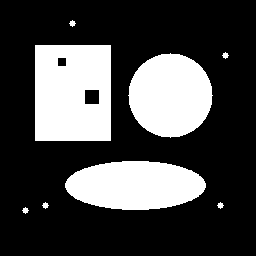
#> input picture assets/sample_images/sample_binary.png, 256 x 256 px
$ python connected_component_labeling.py
#> lines starting #> are read from the running program, lines starting #| are printed output that depends on the picture; after the words box and inside, x2 and y2 are one past the last pixel; in counts of white or black regions, pixels touching at a corner belong together
### examples/07_binary_image_processing/_utils.py
"""Shared helpers for chapter 7 binary image processing examples."""

from __future__ import annotations

import argparse
from pathlib import Path

import cv2
import numpy as np


ROOT = Path(__file__).resolve().parents[2]
SAMPLE_BINARY = ROOT / "assets" / "sample_images" / "sample_binary.png"
DEFAULT_OUTPUT_DIR = ROOT / "examples" / "output"


def ensure_sample() -> None:
    if SAMPLE_BINARY.exists():
        return
    SAMPLE_BINARY.parent.mkdir(parents=True, exist_ok=True)
    image = np.zeros((256, 256), dtype=np.uint8)
    cv2.rectangle(image, (35, 45), (110, 140), 255, -1)
    cv2.circle(image, (170, 95), 42, 255, -1)
    cv2.ellipse(image, (135, 185), (70, 24), 0, 0, 360, 255, -1)
    image[58:66, 58:66] = 0
    image[90:104, 85:99] = 0
    for x, y in [(25, 210), (45, 205), (225, 55), (220, 205), (72, 23)]:
        cv2.circle(image, (x, y), 3, 255, -1)
    cv2.imwrite(str(SAMPLE_BINARY), image)


def add_common_arguments(parser: argparse.ArgumentParser, output_name: str) -> None:
    parser.add_argument("--input", type=Path, default=SAMPLE_BINARY, help="input binary image path")
    parser.add_argument(
        "--output",
        type=Path,
        default=DEFAULT_OUTPUT_DIR / output_name,
        help="output image path",
    )


def read_binary(path: Path) -> tuple[np.ndarray, Path]:
    ensure_sample()
    image = cv2.imread(str(path), cv2.IMREAD_GRAYSCALE)
#> image: shape (256, 256); 27.7% white; 8 white regions, largest, box (x1, y1, x2, y2) and area: (35, 45, 111, 141) 7036, (128, 53, 213, 138) 5525, (65, 161, 206, 210) 5425
    if image is None:
        raise FileNotFoundError(path)
    _, binary = cv2.threshold(image, 0, 255, cv2.THRESH_BINARY + cv2.THRESH_OTSU)
    return binary, path


# [5 lines left out: function kernel, not called in this run]


def save_image(path: Path, image: np.ndarray) -> Path:
    path.parent.mkdir(parents=True, exist_ok=True)
    cv2.imwrite(str(path), image)
    return path


def print_result(source: Path, operation: str, output: Path) -> None:
    print(f"source={source}")
    print(f"operation={operation}")
    print(f"output={output}")

### examples/07_binary_image_processing/connected_component_labeling.py
"""Chapter 7.4.1 connected component labeling.

Run:
    python examples/07_binary_image_processing/connected_component_labeling.py --connectivity 8
"""

from __future__ import annotations

import argparse

import cv2
import numpy as np

from _utils import add_common_arguments, print_result, read_binary, save_image


def label_connected_components(image: np.ndarray, connectivity: int = 8) -> np.ndarray:
#> called with connectivity = 8
    count, labels = cv2.connectedComponents((image > 0).astype(np.uint8), connectivity=int(connectivity))
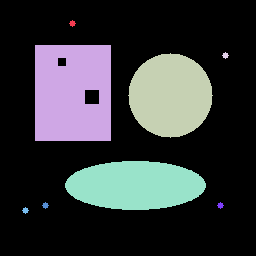
#> labels: shape (256, 256) int32; 9 distinct labels, from 0 to 8; one colour per label, 0 black
#> count = 9
    if count <= 1:
        return np.zeros_like(image)
    return cv2.applyColorMap(cv2.normalize(labels, None, 0, 255, cv2.NORM_MINMAX).astype(np.uint8), cv2.COLORMAP_TURBO)
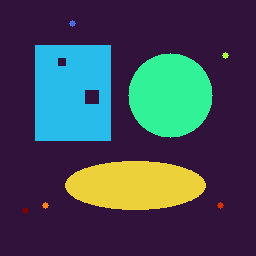
#> returned value: shape (256, 256, 3); mean of channels 0, 1, 2 85.7, 71.1, 63.1; drawn as B, G, R


def main() -> None:
    parser = argparse.ArgumentParser(description="Connected component labeling.")
    add_common_arguments(parser, "ch07_connected_components.png")
    parser.add_argument("--connectivity", choices=[4, 8], type=int, default=8)
    args = parser.parse_args()

    image, source = read_binary(args.input)
    result = label_connected_components(image, connectivity=args.connectivity)
    output = save_image(args.output, result)
    print_result(source, "label_connected_components", output)


if __name__ == "__main__":
    main()
